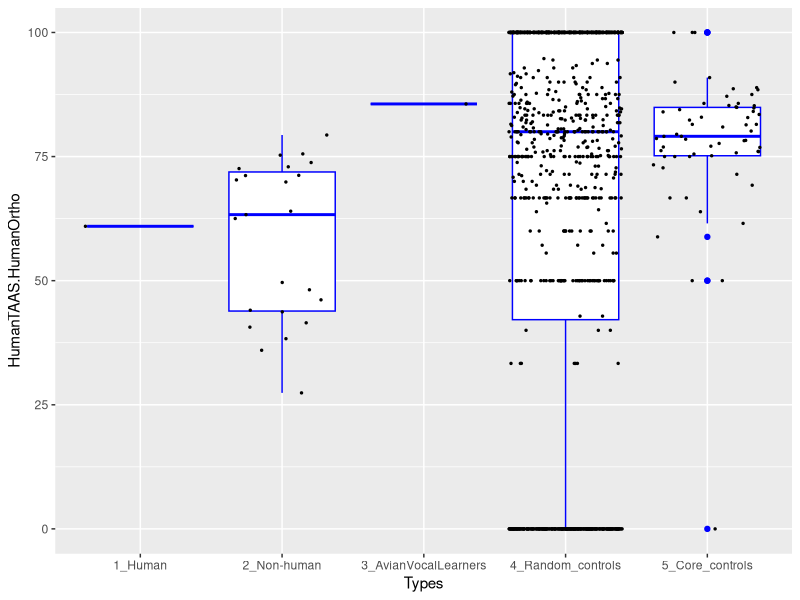

Write R code to recreate this figure.
setwd("E:\\GoogleDrive\\Research\\2020\\Avian_vocal_learning_20201020\\Final_Draft\\GitHub\\VocalLearningBirds_2020\\Vocallearningbirds_2020\\12.HumanSAV\\")
library(ggplot2)


data = read.table("summary_humanTAAS_withNonhuman_Type_random_core.txt",header=T,sep='\t')
attach(data)
summary(data)
summary(data$HumanTAAS.HumanOrtho[data$Types=="Control"])

pdf("Fig8_20201107.pdf",width=7,height=2.5)
p10 <- ggplot(data,aes(x = Types, y = HumanTAAS.HumanOrtho)) +
  geom_boxplot(colour = "blue", size=0.5)
p10+ geom_jitter(colour = "black", size=0.5)
summary(p10)
dev.off()
detach(data)

